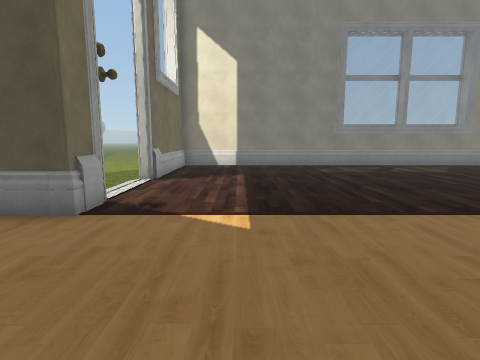
[1] (above)

16 first-person views from a walk through a scene from a Unity 3-D project. The camera is 1.3 m above the floor, tilts 8° down and sees 80° across. The floor is counted in squares, 1 m on a side. Each view is taken from the middle of a square. On the plan, view 1 faces up. The plan holds only what a view shows up to about 13 squares ahead; the rest is blank. The place goes on beyond the plan. Some trees and plants on the terrain are drawn as simple stand-ins. The player character is not drawn. Door leaves are left out, so doorways stand open. Some surface patterns are stand-ins.

[2]
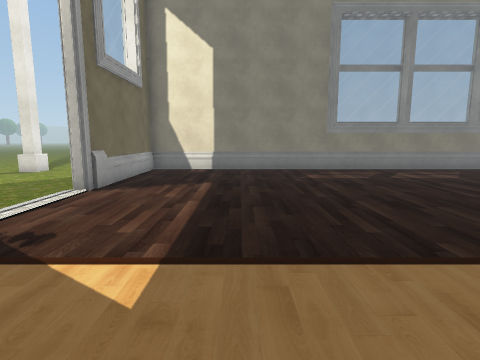

[3]
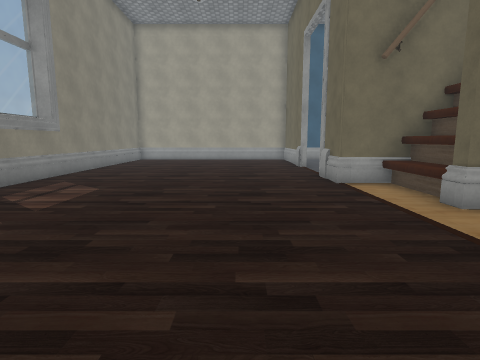

[4]
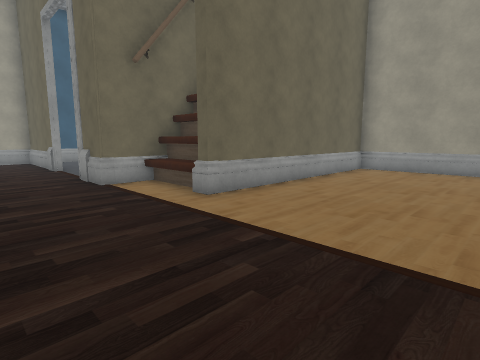

[5]
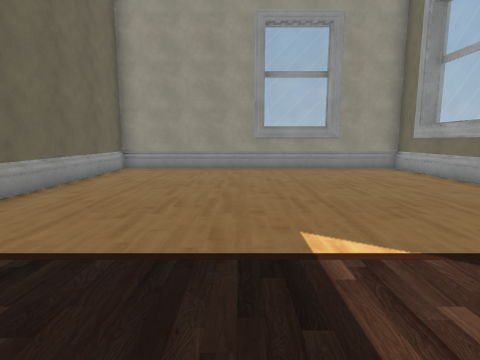

[6]
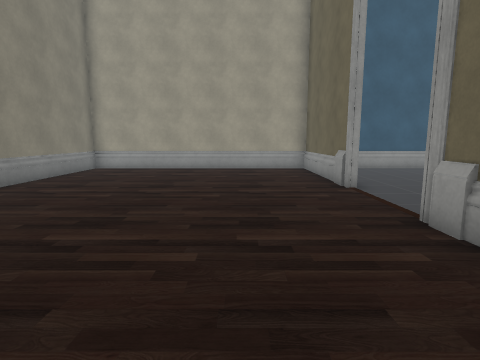

[7]
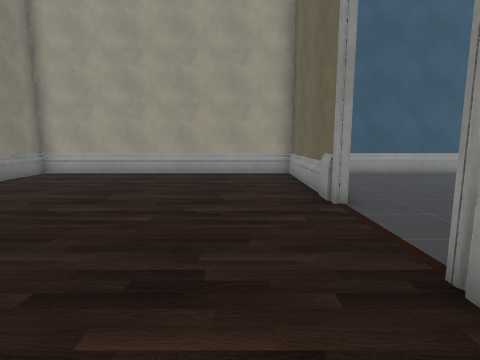

[8]
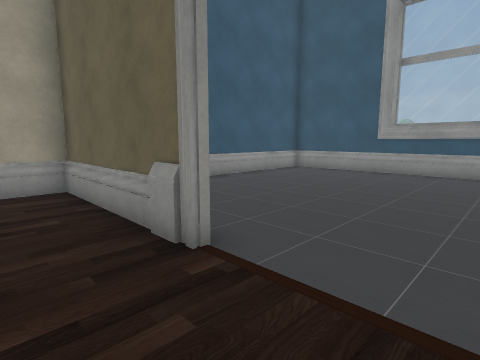

[9]
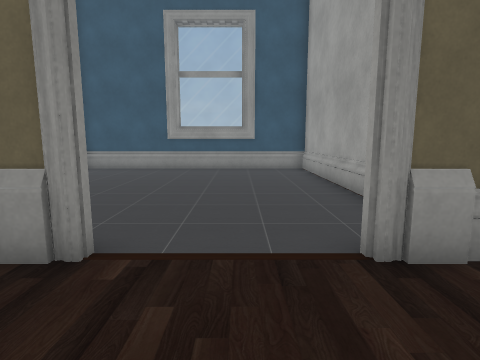

[10]
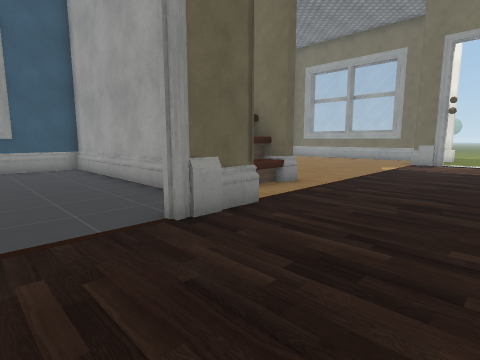

[11]
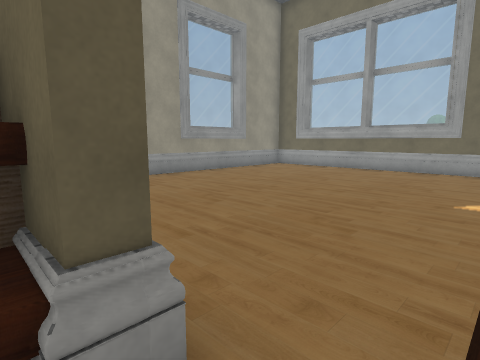

[12]
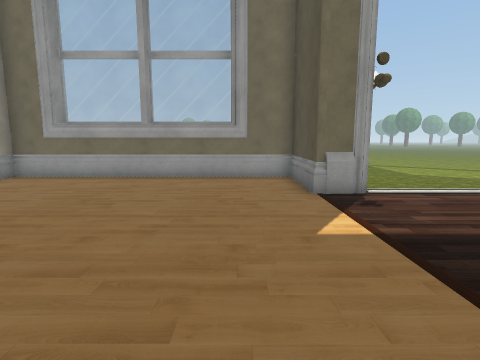

[13]
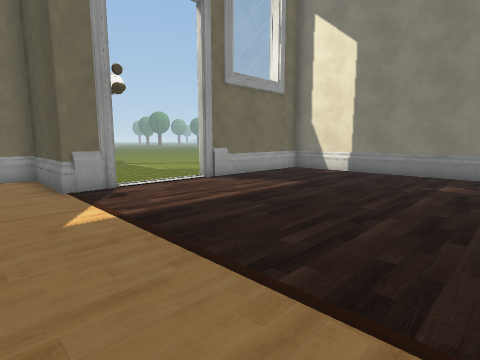

[14]
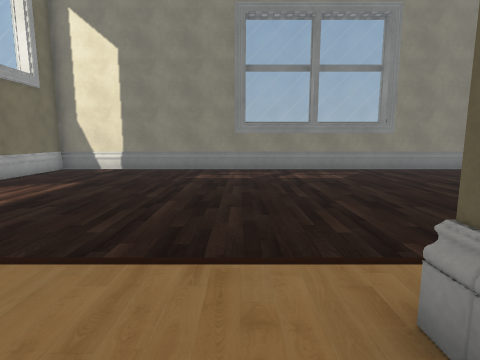

[15]
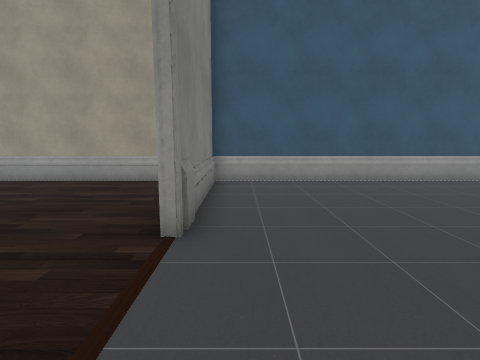

[16]
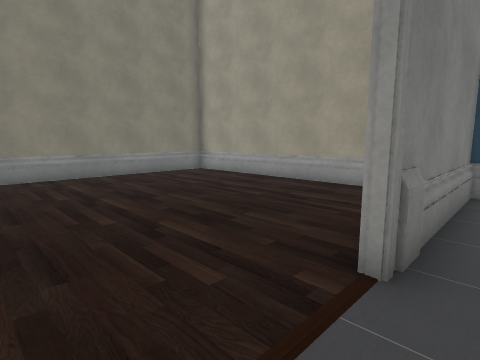

### Floor plan
Ten units are one square. View 1 is at (0, 0); x grows to the right and y downward. Boxes are objects, and circles mark ways between rooms. Rooms are numbered by the first view taken in them; rooms with no view inside come last. Other rooms are left out.
<svg viewBox="-67 -152 274 207">
<path fill="none" stroke="#000" d="M66 -32 96 -32M96 -23 96 -50 116 -50M146 -50 201 -50 201 -147 -29 -147 -29 -92M-29 -62 -29 -49 -62 -49 -62 50 63 50 63 -37 96 -37M68 -34 96 -34M100 -24 100 50 200 50M201 38 201 -50M202 -49 146 -49"/>
<circle cx="130" cy="-50" r="3" fill="#2a7"/>
<text x="60" y="-70">1</text>
<text x="150" y="0">2</text>
</svg>
Room 1 opens to room 2.

Where each view was taken, in squares from view 1:
view 1: 0 up, 0 right, facing up
view 2: 2 up, 1 right, facing up
view 3: 8 up, 1 right, facing right
view 4: 8 up, 1 right, facing down-right
view 5: 8 up, 1 right, facing down
view 6: 8 up, 7 right, facing right
view 7: 7 up, 9 right, facing right
view 8: 7 up, 12 right, facing down-right
view 9: 8 up, 13 right, facing down
view 10: 9 up, 14 right, facing down-left
view 11: 5 up, 7 right, facing down-left
view 12: 3 up, 4 right, facing left
view 13: 3 up, 5 right, facing up-left
view 14: 2 up, 5 right, facing up
view 15: 4 up, 11 right, facing right
view 16: 4 up, 12 right, facing up-right
